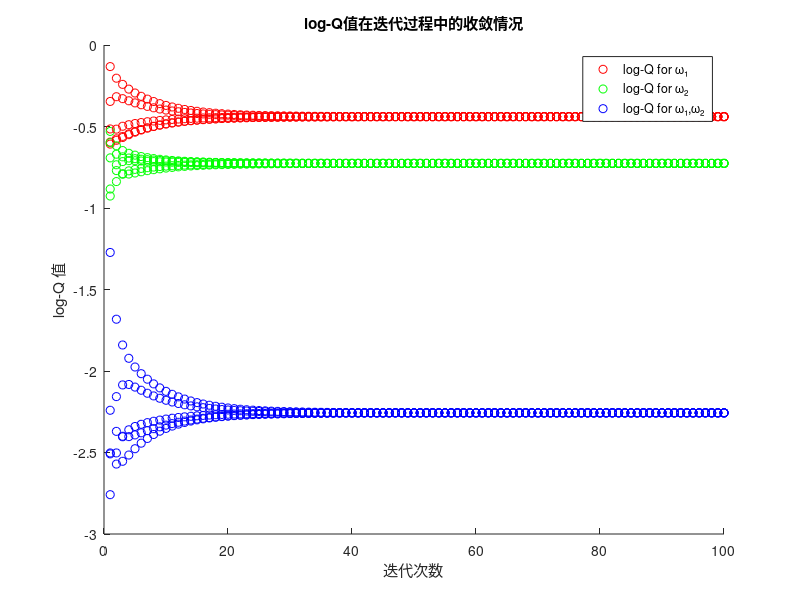

Recreate this plot in MATLAB.
clear all; % 清除工作区中的所有变量
clc;       % 清除命令窗口内容

% =========================================================================
% 分布式数据融合算法 - 基于Dempster-Shafer证据理论和线性共识
% =========================================================================
% 本代码实现了一个分布式系统中多个节点（智能体）通过共识算法
% 融合证据信息的过程。算法基于Dempster-Shafer证据理论，在对数域
% 进行线性共识，最终得到全局一致的信念函数。

n = 5;         % 网络中的节点数量（智能体数量）
format long;   % 设置数值显示格式为长格式，提高精度

% W矩阵：权重矩阵，用于分布式共识算法
% 这是一个双随机矩阵，每行和每列的元素和都为1
% W(i,j)表示节点i从节点j接收信息时的权重系数
% 矩阵的稀疏性反映了网络的通信拓扑结构
W = [ 0.417  0.333  0.250  0.000  0.000;    % 节点1的邻居权重分配
      0.333  0.667  0.000  0.000  0.000;    % 节点2的邻居权重分配
      0.250  0.000  0.250  0.250  0.250;    % 节点3的邻居权重分配（连接最多）
      0.000  0.000  0.250  0.750  0.000;    % 节点4的邻居权重分配
      0.000  0.000  0.250  0.000  0.750 ];  % 节点5的邻居权重分配

% mass矩阵：每个节点的初始质量函数（Mass Function）
% 在Dempster-Shafer证据理论中，质量函数表示对不同命题的信度分配
% 每行对应一个节点，每列对应不同的命题集合：
% 第1列：m({ω1}) - 对命题ω1的信度
% 第2列：m({ω2}) - 对命题ω2的信度  
% 第3列：m({ω1,ω2}) - 对命题ω1和ω2都成立的信度
% 第4列：m(∅) - 对空集的信度（通常为0，表示冲突）
mass = [
    0.848  0.116  0.036  0.000;    % 节点1：强烈支持ω1
    0.092  0.127  0.780  0.000;    % 节点2：强烈支持ω1∪ω2
    0.353  0.632  0.016  0.000;    % 节点3：倾向于支持ω2
    0.430  0.370  0.200  0.000;    % 节点4：对ω1和ω2的支持相对平均
    0.480  0.380  0.140  0.000     % 节点5：略微倾向于ω1
];

% =========================================================================
% 第一步：从质量函数计算Q函数（置信函数）
% =========================================================================
% Q函数（也称为置信函数或Belief函数）表示对某个命题至少成立的信度
% 对于任意集合A，Q(A) = Σ_{B⊆A} m(B)，即所有子集的质量函数之和

Q = zeros(n, 4);  % 初始化Q函数矩阵，n×4表示n个节点对4个集合的置信度

for i = 1:n
    % 对每个节点i，计算其对不同命题集合的置信函数值
    Q(i,1) = mass(i,1) + mass(i,3);  % Q_i({ω1}) = m({ω1}) + m({ω1,ω2})
    Q(i,2) = mass(i,2) + mass(i,3);  % Q_i({ω2}) = m({ω2}) + m({ω1,ω2})
    Q(i,3) = mass(i,3);              % Q_i({ω1,ω2}) = m({ω1,ω2})
    Q(i,4) = 1;                      % Q_i(∅) = 1，全集的置信度总是1
end

% =========================================================================
% 第二步：将Q函数转换为对数域（log-Q）
% =========================================================================
% 在对数域进行运算有以下优势：
% 1. 将乘法运算转换为加法运算，便于线性共识算法处理
% 2. 提高数值计算的稳定性，避免很小的数值导致的精度损失
% 3. 对数函数的单调性保持了原始信息的相对关系

logQ = log(Q);

% =========================================================================
% 第三步：初始化状态矩阵X用于共识算法
% =========================================================================
% X矩阵存储每个节点的log-Q值，将作为共识算法的状态变量
% X(i,:)表示节点i对所有命题的log-Q向量

X = logQ;

% =========================================================================
% 第四步：线性共识算法的可视化仿真
% =========================================================================
% 通过多次迭代展示各节点log-Q值如何逐渐收敛到一致状态
% 线性共识算法的核心思想：每个节点的状态更新为其邻居状态的加权平均

iterations = 100;  % 设置共识迭代次数
figure;            % 创建新的图形窗口
hold on;           % 保持图形，使后续绘图命令添加到同一图上

% 开始迭代仿真过程
for t = 1:iterations
    % 同步更新：所有节点同时根据权重矩阵W更新其状态
    % X_new = W * X 实现了分布式平均共识算法的一次迭代
    % 每个节点的新状态 = Σ W(i,j) * X_old(j,:)
    X_new = W * X;  
    X = X_new;      % 更新状态矩阵
    
    % 可视化当前迭代的log-Q值分布情况
    % 不同颜色表示不同的命题，不同的点表示不同的节点
    plot(t*ones(1, n), X(:,1), 'ro');  % 红色圆点：{ω1}的log-Q值
    plot(t*ones(1, n), X(:,2), 'go');  % 绿色圆点：{ω2}的log-Q值  
    plot(t*ones(1, n), X(:,3), 'bo');  % 蓝色圆点：{ω1,ω2}的log-Q值
end

% 设置图形标签和标题，便于理解仿真结果
xlabel('迭代次数');                    % x轴：迭代轮数
ylabel('log-Q 值');                   % y轴：对数置信度值
title('log-Q值在迭代过程中的收敛情况');   % 图形标题
legend({'log-Q for {ω₁}', 'log-Q for {ω₂}', 'log-Q for {ω₁,ω₂}'});  % 图例说明
hold off;                            % 释放图形保持状态

% =========================================================================
% 第五步：计算全局共识结果
% =========================================================================
% 经过共识算法后，所有节点的log-Q值应该收敛到相同的值
% 这里计算所有节点的平均值作为全局共识的log-Q

alpha_k = mean(X, 1);  % 按列计算均值，得到每个命题的全局平均log-Q值
                       % alpha_k(j)表示所有节点对命题j达成共识的log-Q值

% =========================================================================
% 第六步：从共识的log-Q恢复全局Q函数
% =========================================================================
% 根据分布式信息融合理论，全局Q函数可以通过以下公式计算：
% Q_global(A) = exp(n * α_k(A))，其中n是节点数，α_k是共识的平均log-Q

Q_total = exp(n * alpha_k);  % 计算融合后的全局Q函数

% =========================================================================
% 第七步：通过Möbius逆变换计算全局质量函数
% =========================================================================
% Möbius逆变换是从Q函数（置信函数）恢复质量函数的标准方法
% 对于二元命题空间{ω1, ω2}，逆变换公式为：
% m(A) = Σ_{B⊇A} (-1)^|B\A| Q(B)

m_unnorm = zeros(1, 4);  % 初始化未归一化的质量函数
m_unnorm(1) = Q_total(1) - Q_total(3);  % m({ω1}) = Q({ω1}) - Q({ω1,ω2})
m_unnorm(2) = Q_total(2) - Q_total(3);  % m({ω2}) = Q({ω2}) - Q({ω1,ω2})
m_unnorm(3) = Q_total(3);               % m({ω1,ω2}) = Q({ω1,ω2})
m_unnorm(4) = Q_total(4) - Q_total(1) - Q_total(2) + Q_total(3);  % m(∅)，空集的质量

% =========================================================================
% 第八步：质量函数的归一化处理
% =========================================================================
% 由于数值计算误差，可能会产生非零的空集质量m(∅)
% 需要进行Dempster归一化以确保质量函数的有效性

K = 1 / (1 - m_unnorm(4));  % 计算归一化常数K = 1/(1-m(∅))
m_norm = m_unnorm * K;      % 归一化：将非空集的质量按比例放大

% =========================================================================
% 第九步：输出最终的融合结果
% =========================================================================
% ----- 验证：打印归一化后质量函数之和，检查是否为1 -----
sum_m = m_norm(1)+m_norm(2)+m_norm(3);
fprintf('\n[检查] 归一化后 mass 之和 = %.12f (应接近 1.0)\n', sum_m);
if abs(sum_m - 1) < 1e-9
    fprintf('[检查结果] 和为1：OK\n\n');
else
    fprintf('[检查结果] 和不为1：差值 = %.6e\n\n', sum_m - 1);
end

fprintf('=== 分布式信息融合结果 ===\n');
fprintf('经过 %d 次迭代后的全局质量函数：\n', iterations);
fprintf('m({ω₁}) = %.6f\n', m_norm(1));      % 对ω1的全局信度
fprintf('m({ω₂}) = %.6f\n', m_norm(2));      % 对ω2的全局信度  
fprintf('m({ω₁,ω₂}) = %.6f\n', m_norm(3));   % 对ω1∪ω2的全局信度
fprintf('归一化常数 K = %.6f\n', K);          % 显示归一化系数
